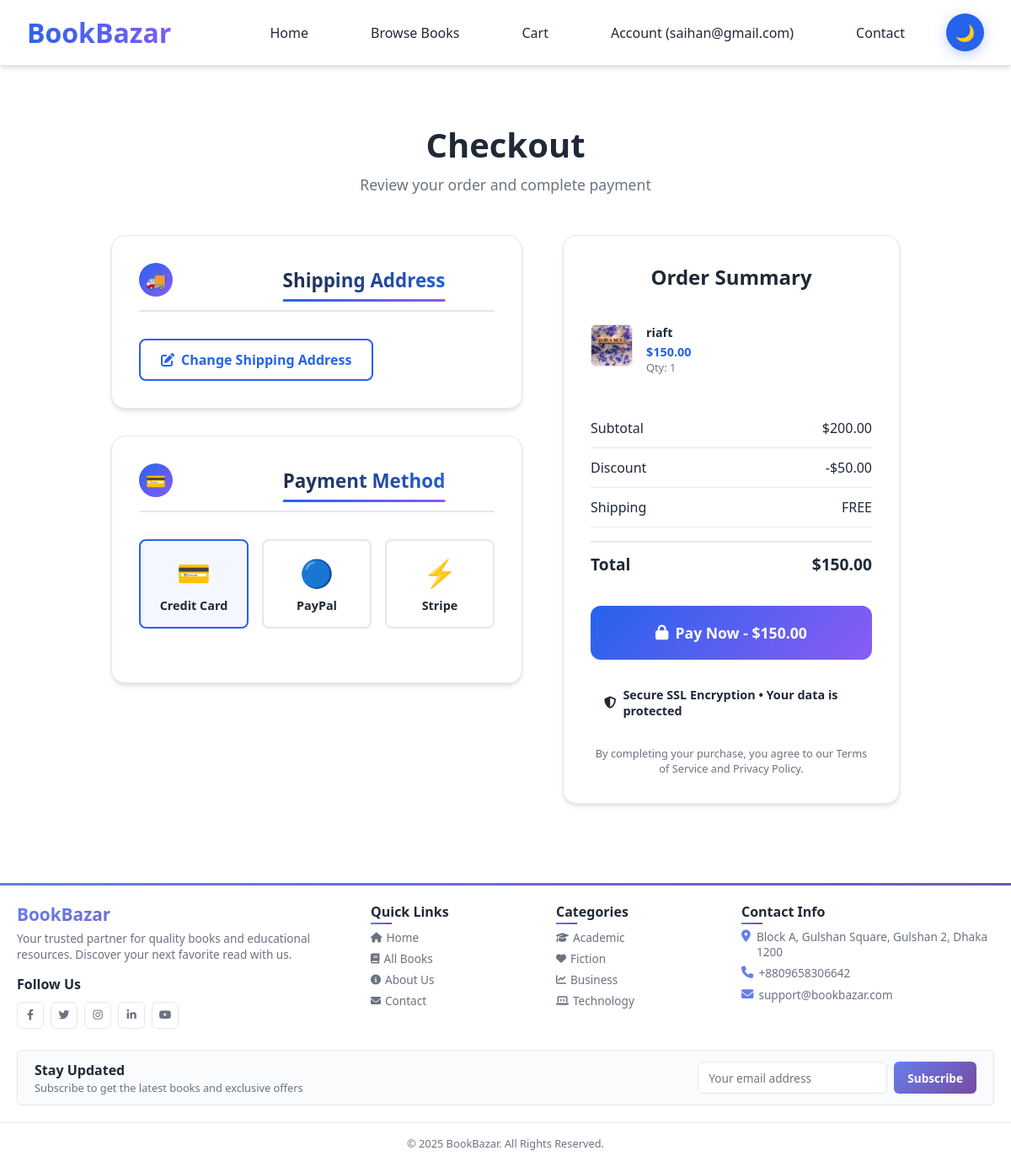
The page /checkout/ (signed in) on the database as committed earlier.
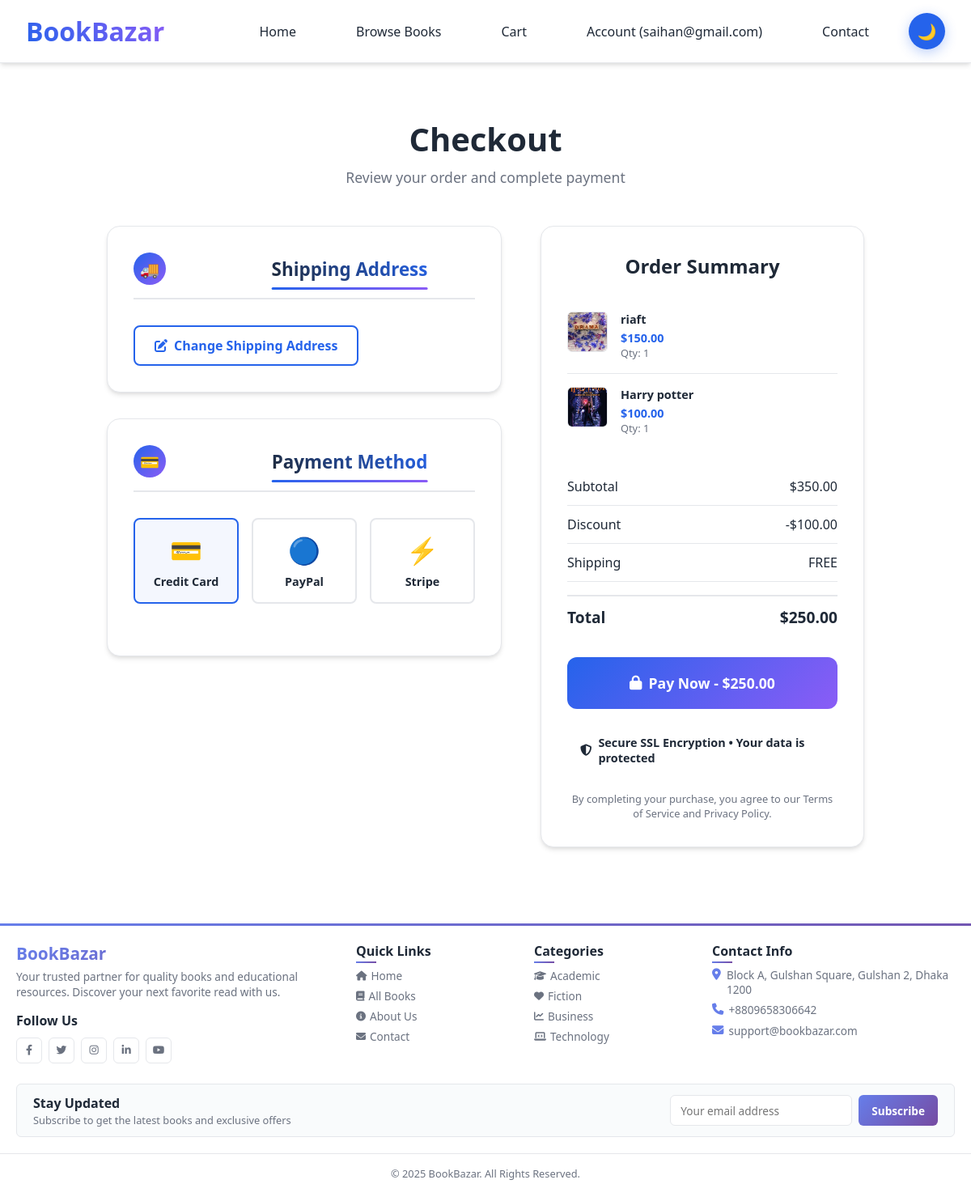
The same page on the database as committed later.
### eco/models.py (models this page shows, shortened)
class CartItem(models.Model):
    cart = models.ForeignKey(Cart, on_delete=models.CASCADE, related_name='items')
    book = models.ForeignKey('Book', on_delete=models.CASCADE)
    quantity = models.PositiveIntegerField(default=1, validators=[MinValueValidator(1)])
    added_at = models.DateTimeField(auto_now_add=True)
    class Meta:
        unique_together = ['cart', 'book']
    @property
    def total_price(self):
        return float(self.book.price) * self.quantity
    @property
    def total_discount(self):
        if self.book.discount_price:
            return (float(self.book.price) - float(self.book.discount_price)) * self.quantity
        return 0.0
    @property
    def final_price(self):
        if self.book.discount_price:
            return float(self.book.discount_price) * self.quantity
        return float(self.book.price) * self.quantity

class Book(models.Model):
    title = models.CharField(max_length=200)
    author = models.ForeignKey(Author, on_delete=models.SET_NULL, null=True, blank=True)
    additional_authors = models.CharField(max_length=200, blank=True, help_text="Other authors, separated by commas")
    isbn = models.CharField(max_length=13, blank=True, verbose_name="ISBN")
    isbn13 = models.CharField(max_length=17, blank=True, verbose_name="ISBN-13")
    category = TreeForeignKey(Category, related_name='books', on_delete=models.SET_NULL, null=True, blank=True)
    genre = models.CharField(max_length=20, choices=BOOK_GENRES, blank=True)
    format_type = models.CharField(max_length=10, choices=BOOK_FORMATS, default='PAPERBACK')
    condition = models.CharField(max_length=10, choices=BOOK_CONDITIONS, default='NEW')
    publisher = models.ForeignKey(Publisher, on_delete=models.SET_NULL, null=True, blank=True)
    publication_date = models.DateField(null=True, blank=True)
    edition = models.CharField(max_length=50, blank=True)
    pages = models.PositiveIntegerField(null=True, blank=True)
    language = models.CharField(max_length=50, default='English')
    price = models.DecimalField(max_digits=10, decimal_places=2)
    discount_price = models.DecimalField(max_digits=10, decimal_places=2, null=True, blank=True)
    featured = models.BooleanField(default=False, help_text="Mark this book as featured on homepage")
    label1 = models.CharField(choices=LABEL_CHOICES, max_length=1, blank=True)
    label2 = models.CharField(choices=LABEL_CHOICES, max_length=1, blank=True)
    label3 = models.CharField(choices=LABEL_CHOICES, max_length=1, blank=True)
    cover_image = models.ImageField(upload_to='book_covers/', blank=True, null=True, help_text="Main book cover image")
    additional_images = models.ImageField(upload_to='book_images/', blank=True, null=True, help_text="Additional book images")
    description = models.TextField()
    excerpt = models.TextField(blank=True, help_text="Short excerpt or first chapter")
    stock_quantity = models.PositiveIntegerField(default=0)
    is_available = models.BooleanField(default=True)
    slug = models.SlugField(unique=True)
    created_at = models.DateTimeField(auto_now_add=True)
    updated_at = models.DateTimeField(auto_now=True)
    class Meta:
        ordering = ['-created_at']
        verbose_name = "Book"
        verbose_name_plural = "Books"
    @property
    def image_url(self):
        if self.cover_image and hasattr(self.cover_image, 'url'):
            return self.cover_image.url
        return '/static/images/placeholder-book.jpg'

class Cart(models.Model):
    user = models.OneToOneField(settings.AUTH_USER_MODEL, on_delete=models.CASCADE, related_name='cart')
    created_at = models.DateTimeField(auto_now_add=True)
    updated_at = models.DateTimeField(auto_now=True)
    @property
    def total_items(self):
        return sum(item.quantity for item in self.items.all())
    @property
    def subtotal(self):
        return float(sum(item.total_price for item in self.items.all()))
    @property
    def total_discount(self):
        return float(sum(item.total_discount for item in self.items.all()))
    @property
    def final_total(self):
        return self.subtotal - self.total_discount
    @property
    def grand_total(self):
        return self.final_total

### eco/views.py (the view, shortened to what this page needs)
# urls.py: path('checkout/', views.Checkout.as_view(), name='checkout'),
class Checkout(LoginRequiredMixin, View):
    def get(self, *args, **kwargs):
        try:
            cart = Cart.objects.get(user=self.request.user)
            cart_items = cart.items.all()
            if not cart_items:
                messages.info(self.request, "Your cart is empty")
                return redirect("eco:cart")
            shipping_address_qs = Address.objects.filter(
                user=self.request.user,
                address_type='S',
                default=True
            )
            if not shipping_address_qs.exists():
                messages.warning(self.request, "Please set up your default shipping address before checkout.")
                return redirect('eco:shipping-address')
            form = CheckoutForm()
            context = {
                'form': form,
                'couponform': CouponForm(),
                'cart': cart,
                'cart_items': cart_items,
                'DISPLAY_COUPON_FORM': True,
                'default_shipping_address': shipping_address_qs[0]
            }
            billing_address_qs = Address.objects.filter(
                user=self.request.user,
                address_type='B',
                default=True
            )
            if billing_address_qs.exists():
                context.update(
                    {'default_billing_address': billing_address_qs[0]})
            return render(self.request, "eco/checkout.html", context)
        except Cart.DoesNotExist:
            messages.info(self.request, "Your cart is empty")
            return redirect("eco:cart")

### eco/forms.py (shortened to what this page needs)
class CheckoutForm(forms.Form):
    shipping_address = forms.CharField(required=False)
    shipping_address2 = forms.CharField(required=False)
    shipping_country = CountryField(blank_label='(select country)').formfield(
        required=False,
        widget=CountrySelectWidget(attrs={
            'class': 'custom-select d-block w-100',
        }))
    shipping_zip_code = forms.CharField(required=False)
    billing_address = forms.CharField(required=False)
    billing_address2 = forms.CharField(required=False)
    billing_country = CountryField(blank_label='(select country)').formfield(
        required=False,
        widget=CountrySelectWidget(attrs={
            'class': 'custom-select d-block w-100',
        }))
    billing_zip_code = forms.CharField(required=False)
    same_billing_address = forms.BooleanField(required=False)
    set_default_shipping = forms.BooleanField(required=False)
    use_default_shipping = forms.BooleanField(required=False)
    set_default_billing = forms.BooleanField(required=False)
    use_default_billing = forms.BooleanField(required=False)
    payment_option = forms.ChoiceField(
        widget=forms.RadioSelect, choices=PAYMENT_CHOICES)

### templates/eco/checkout.html (shortened to what this page needs)
{% extends "eco/base.html" %}
{% block content %}
<div class="checkout-container">
    <div class="checkout-header">
        <h1 class="checkout-title">Checkout</h1>
        <p class="checkout-subtitle">Review your order and complete payment</p>
    </div>
    <div class="checkout-grid">
        <div class="checkout-forms">
            <div class="shipping-section">
                <div class="section-header">
                    <div class="section-icon">🚚</div>
                    <h2 class="section-title">Shipping Address</h2>
                </div>
                <a href="{% url 'eco:shipping-address' %}?from_checkout=true" class="change-address-btn">
                    <i class="fas fa-edit"></i>
                    Change Shipping Address
                </a>
            </div>
            <div class="payment-section">
                <div class="section-header">
                    <div class="section-icon">💳</div>
                    <h2 class="section-title">Payment Method</h2>
                </div>
                <div class="payment-methods">
                    <div class="payment-method selected" data-method="card">
                        <div class="payment-icon">💳</div>
                        <div class="payment-name">Credit Card</div>
                    </div>
                    <div class="payment-method" data-method="paypal">
                        <div class="payment-icon">🔵</div>
                        <div class="payment-name">PayPal</div>
                    </div>
                    <div class="payment-method" data-method="stripe">
                        <div class="payment-icon">⚡</div>
                        <div class="payment-name">Stripe</div>
                    </div>
                </div>
            </div>
        </div>
        <div class="order-summary">
            <h3 class="summary-title">Order Summary</h3>
            <div class="cart-items">
                {% for item in cart_items %}
                <div class="cart-item">
                    <img src="{{ item.book.image_url }}" alt="{{ item.book.title }}" class="item-image">
                    <div class="item-details">
                        <div class="item-name">{{ item.book.title|truncatewords:4 }}</div>
                        <div class="item-price">${{ item.final_price|floatformat:2 }}</div>
                        <div class="item-quantity">Qty: {{ item.quantity }}</div>
                    </div>
                </div>
                {% endfor %}
            </div>
            <div class="price-breakdown">
                <div class="summary-line">
                    <span>Subtotal</span>
                    <span>${{ cart.subtotal|floatformat:2 }}</span>
                </div>
                {% if cart.total_discount > 0 %}
                <div class="summary-line">
                    <span>Discount</span>
                    <span style="color: var(--success);">-${{ cart.total_discount|floatformat:2 }}</span>
                </div>
                {% endif %}
                <div class="summary-line">
                    <span>Shipping</span>
                    <span>FREE</span>
                </div>
                <div class="summary-line total">
                    <span>Total</span>
                    <span>${{ cart.grand_total|floatformat:2 }}</span>
                </div>
            </div>
            <button class="pay-now-btn" id="payNowButton">
                <i class="fas fa-lock"></i>
                Pay Now - ${{ cart.grand_total|floatformat:2 }}
            </button>
            <div class="security-badge">
                <i class="fas fa-shield-alt"></i>
                <span>Secure SSL Encryption • Your data is protected</span>
            </div>
            <p style="text-align: center; color: var(--gray); font-size: 0.8rem; margin-top: 1rem;">
                By completing your purchase, you agree to our Terms of Service and Privacy Policy.
            </p>
        </div>
    </div>
</div>
{% endblock %}

Rows that differ between the two databases and show on the page:
added CartItem: book.image_url (picture), book "Harry potter", final_price "100.00", quantity "1"
computed for Cart: subtotal "200.00" → "350.00"; total_discount "50.00" → "100.00"; grand_total "150.00" → "250.00"
